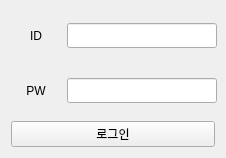
<?xml version="1.0" encoding="UTF-8"?>
<ui version="4.0">
 <class>Login</class>
 <widget class="QWidget" name="Login">
  <property name="geometry">
   <rect>
    <x>0</x>
    <y>0</y>
    <width>226</width>
    <height>158</height>
   </rect>
  </property>
  <property name="minimumSize">
   <size>
    <width>226</width>
    <height>158</height>
   </size>
  </property>
  <property name="maximumSize">
   <size>
    <width>226</width>
    <height>158</height>
   </size>
  </property>
  <property name="windowTitle">
   <string>Form</string>
  </property>
  <layout class="QVBoxLayout" name="verticalLayout">
   <item>
    <layout class="QHBoxLayout" name="hLayoutId">
     <item>
      <widget class="QLabel" name="lbId">
       <property name="minimumSize">
        <size>
         <width>50</width>
         <height>50</height>
        </size>
       </property>
       <property name="maximumSize">
        <size>
         <width>50</width>
         <height>50</height>
        </size>
       </property>
       <property name="text">
        <string>ID</string>
       </property>
       <property name="alignment">
        <set>Qt::AlignCenter</set>
       </property>
      </widget>
     </item>
     <item>
      <widget class="QLineEdit" name="leId">
       <property name="minimumSize">
        <size>
         <width>150</width>
         <height>25</height>
        </size>
       </property>
       <property name="maximumSize">
        <size>
         <width>150</width>
         <height>25</height>
        </size>
       </property>
      </widget>
     </item>
    </layout>
   </item>
   <item>
    <layout class="QHBoxLayout" name="hLayoutPassword">
     <item>
      <widget class="QLabel" name="lbPassword">
       <property name="minimumSize">
        <size>
         <width>50</width>
         <height>50</height>
        </size>
       </property>
       <property name="maximumSize">
        <size>
         <width>50</width>
         <height>50</height>
        </size>
       </property>
       <property name="text">
        <string>PW</string>
       </property>
       <property name="alignment">
        <set>Qt::AlignCenter</set>
       </property>
      </widget>
     </item>
     <item>
      <widget class="QLineEdit" name="lePassword">
       <property name="minimumSize">
        <size>
         <width>150</width>
         <height>25</height>
        </size>
       </property>
       <property name="maximumSize">
        <size>
         <width>150</width>
         <height>25</height>
        </size>
       </property>
       <property name="echoMode">
        <enum>QLineEdit::Password</enum>
       </property>
      </widget>
     </item>
    </layout>
   </item>
   <item>
    <widget class="QPushButton" name="pbLogin">
     <property name="text">
      <string>로그인</string>
     </property>
    </widget>
   </item>
  </layout>
 </widget>
 <resources/>
 <connections/>
</ui>
